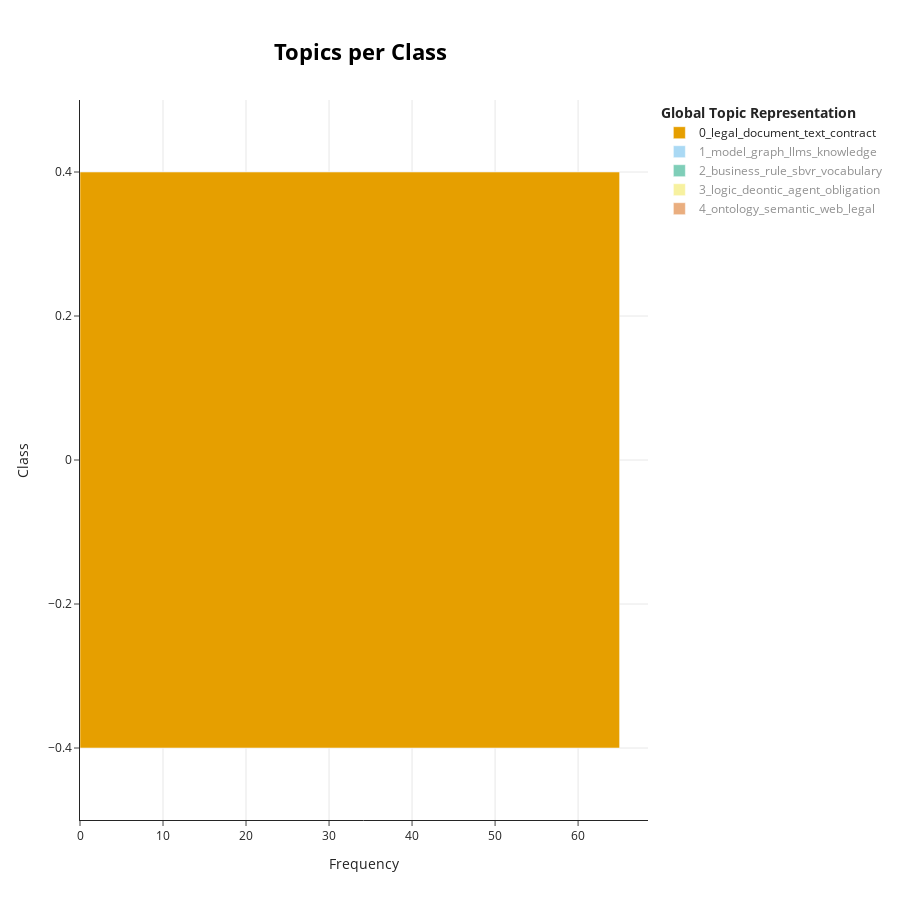

This figure's notebook cell:
### Code cell
topic_model.visualize_topics_per_class(topics_per_class, top_n_topics=num_topics, width=900)

### Figure 1 — Plotly figure (JSON) as saved in the notebook; plotly's stock layout.template omitted (floating-point values rounded to 4 significant figures)
{"data": [{"hoverinfo": "text", "hovertext": ["<b>Topic 0</b><br>Words: legal, document, text, contract, extraction"], "marker": {"color": "#E69F00"}, "name": "0_legal_document_text_contract", "orientation": "h", "type": "bar", "visible": true, "x": [65], "y": [0]}, {"hoverinfo": "text", "hovertext": ["<b>Topic 1</b><br>Words: model, graph, llms, knowledge, task"], "marker": {"color": "#56B4E9"}, "name": "1_model_graph_llms_knowledge", "orientation": "h", "type": "bar", "visible": "legendonly", "x": [56], "y": [1]}, {"hoverinfo": "text", "hovertext": ["<b>Topic 2</b><br>Words: business, rule, sbvr, vocabulary, model"], "marker": {"color": "#009E73"}, "name": "2_business_rule_sbvr_vocabulary", "orientation": "h", "type": "bar", "visible": "legendonly", "x": [34], "y": [2]}, {"hoverinfo": "text", "hovertext": ["<b>Topic 3</b><br>Words: logic, deontic, agent, obligation, law"], "marker": {"color": "#F0E442"}, "name": "3_logic_deontic_agent_obligation", "orientation": "h", "type": "bar", "visible": "legendonly", "x": [30], "y": [3]}, {"hoverinfo": "text", "hovertext": ["<b>Topic 4</b><br>Words: ontology, semantic, web, legal, domain"], "marker": {"color": "#D55E00"}, "name": "4_ontology_semantic_web_legal", "orientation": "h", "type": "bar", "visible": "legendonly", "x": [27], "y": [4]}], "layout": {"height": 900, "hoverlabel": {"bgcolor": "white", "font": {"family": "Rockwell", "size": 16}}, "legend": {"title": {"text": "<b>Global Topic Representation"}}, "title": {"font": {"color": "Black", "size": 22}, "text": "<b>Topics per Class</b>", "x": 0.4, "xanchor": "center", "y": 0.95, "yanchor": "top"}, "width": 900, "xaxis": {"showgrid": true, "title": {"text": "Frequency"}}, "yaxis": {"showgrid": true, "title": {"text": "Class"}}}}
